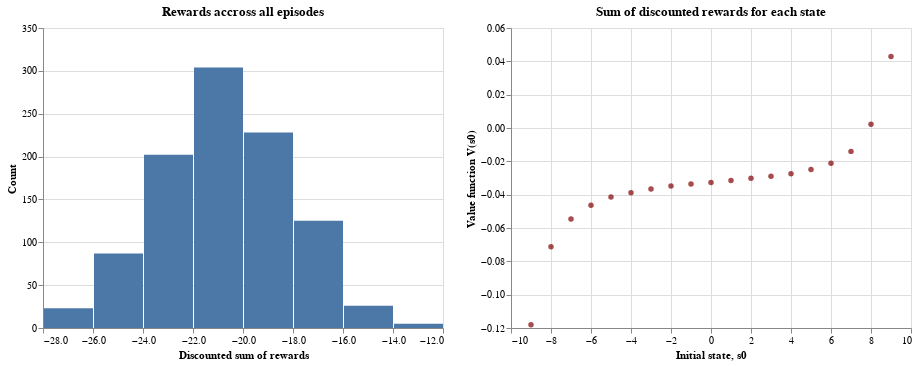

The notebook cell this image was saved under:
### Code cell
# Figures 2.2 and 2.3
driver.plot_fig_2_2(random_value_functions) | driver.plot_fig_2_3(random_policy_summary)

### Figure 1 — Vega-Lite specification as saved in the notebook (floating-point values rounded to 4 significant figures; data arrays with more than 128 entries replaced by an {"elided": "..."} marker saying what was removed)
{"config": {"view": {"continuousWidth": 400, "continuousHeight": 300}}, "hconcat": [{"data": {"name": "data-68c85183700be6d91ac51666e20bbd40"}, "mark": "bar", "encoding": {"x": {"bin": true, "field": "beta^t_reward", "title": "Discounted sum of rewards", "type": "quantitative"}, "y": {"aggregate": "count", "title": "Count", "type": "quantitative"}}, "title": "Rewards accross all episodes"}, {"data": {"name": "data-a520184a373f9632c913af7ca4be260e"}, "mark": {"type": "circle", "color": "maroon"}, "encoding": {"x": {"field": "initial_state", "title": "Initial state, s0", "type": "quantitative"}, "y": {"field": "mean", "title": "Value function V(s0)", "type": "quantitative"}}, "title": "Sum of discounted rewards for each state"}], "$schema": "https://vega.github.io/schema/vega-lite/v4.17.0.json", "datasets": {"data-68c85183700be6d91ac51666e20bbd40": {"elided": "1000 records"}, "data-a520184a373f9632c913af7ca4be260e": [{"initial_state": -9, "count": 1000, "mean": -0.1181, "std": 0.2623, "min": -1.0, "1%": -1.0, "5%": -1.0, "10%": -0.05, "25%": -0.04706, "50%": -0.03845, "75%": -0.02783, "90%": -0.02229, "95%": -0.02014, "99%": -0.01858, "max": 0.4457}, {"initial_state": -8, "count": 1000, "mean": -0.07118, "std": 0.1701, "min": -0.98, "1%": -0.98, "5%": -0.05, "10%": -0.049, "25%": -0.04612, "50%": -0.03768, "75%": -0.02783, "90%": -0.02184, "95%": -0.02014, "99%": -0.01858, "max": 0.5134}, {"initial_state": -7, "count": 1000, "mean": -0.05455, "std": 0.1251, "min": -0.9604, "1%": -0.8858, "5%": -0.05, "10%": -0.049, "25%": -0.04429, "50%": -0.03547, "75%": -0.02673, "90%": -0.0214, "95%": -0.02014, "99%": -0.01858, "max": 0.6158}, {"initial_state": -6, "count": 1000, "mean": -0.04635, "std": 0.09571, "min": -0.9412, "1%": -0.7093, "5%": -0.049, "10%": -0.04802, "25%": -0.04341, "50%": -0.03476, "75%": -0.02619, "90%": -0.0214, "95%": -0.01974, "99%": -0.01858, "max": 0.6543}, {"initial_state": -5, "count": 1000, "mean": -0.04147, "std": 0.07731, "min": -0.9224, "1%": -0.5455, "5%": -0.049, "10%": -0.04706, "25%": -0.04254, "50%": -0.03338, "75%": -0.02567, "90%": -0.02097, "95%": -0.01974, "99%": -0.01858, "max": 0.6676}, {"initial_state": -4, "count": 1000, "mean": -0.03885, "std": 0.06495, "min": -0.9039, "1%": -0.3716, "5%": -0.049, "10%": -0.04706, "25%": -0.04169, "50%": -0.03338, "75%": -0.02567, "90%": -0.02097, "95%": -0.01974, "99%": -0.01858, "max": 0.6812}, {"initial_state": -3, "count": 1000, "mean": -0.03665, "std": 0.05711, "min": -0.8858, "1%": -0.05, "5%": -0.049, "10%": -0.04706, "25%": -0.04085, "50%": -0.03271, "75%": -0.02516, "90%": -0.02097, "95%": -0.01974, "99%": -0.01858, "max": 0.7847}, {"initial_state": -2, "count": 1000, "mean": -0.03485, "std": 0.05069, "min": -0.8681, "1%": -0.05, "5%": -0.049, "10%": -0.04612, "25%": -0.04085, "50%": -0.03206, "75%": -0.02465, "90%": -0.02097, "95%": -0.01974, "99%": -0.01858, "max": 0.8007}, {"initial_state": -1, "count": 1000, "mean": -0.03358, "std": 0.04811, "min": -0.8508, "1%": -0.05, "5%": -0.04802, "10%": -0.04612, "25%": -0.04085, "50%": -0.03206, "75%": -0.02465, "90%": -0.02097, "95%": -0.01974, "99%": -0.01858, "max": 0.7847}, {"initial_state": 0, "count": 1000, "mean": -0.03266, "std": 0.04813, "min": -0.8007, "1%": -0.05, "5%": -0.04802, "10%": -0.04612, "25%": -0.04085, "50%": -0.03206, "75%": -0.02465, "90%": -0.02097, "95%": -0.01974, "99%": -0.01858, "max": 0.8337}, {"initial_state": 1, "count": 1000, "mean": -0.03149, "std": 0.05024, "min": -0.8171, "1%": -0.05, "5%": -0.04802, "10%": -0.04612, "25%": -0.04085, "50%": -0.03206, "75%": -0.02465, "90%": -0.02097, "95%": -0.01935, "99%": -0.01858, "max": 0.8508}, {"initial_state": 2, "count": 1000, "mean": -0.03013, "std": 0.05319, "min": -0.769, "1%": -0.05, "5%": -0.04802, "10%": -0.04612, "25%": -0.04085, "50%": -0.03206, "75%": -0.02465, "90%": -0.02097, "95%": -0.01935, "99%": -0.01858, "max": 0.8337}, {"initial_state": 3, "count": 1000, "mean": -0.02894, "std": 0.06345, "min": -0.7536, "1%": -0.05, "5%": -0.049, "10%": -0.04612, "25%": -0.04085, "50%": -0.03271, "75%": -0.02516, "90%": -0.02097, "95%": -0.01935, "99%": -0.01858, "max": 0.8858}, {"initial_state": 4, "count": 1000, "mean": -0.02744, "std": 0.0723, "min": -0.7093, "1%": -0.05, "5%": -0.049, "10%": -0.04706, "25%": -0.04169, "50%": -0.03271, "75%": -0.02516, "90%": -0.02097, "95%": -0.01935, "99%": 0.3716, "max": 0.9039}, {"initial_state": 5, "count": 1000, "mean": -0.02487, "std": 0.08474, "min": -0.5914, "1%": -0.05, "5%": -0.049, "10%": -0.04706, "25%": -0.04169, "50%": -0.03338, "75%": -0.02516, "90%": -0.02097, "95%": -0.01935, "99%": 0.5455, "max": 0.9224}, {"initial_state": 6, "count": 1000, "mean": -0.02112, "std": 0.1042, "min": -0.6035, "1%": -0.05, "5%": -0.049, "10%": -0.04706, "25%": -0.04254, "50%": -0.03406, "75%": -0.02567, "90%": -0.02097, "95%": -0.01935, "99%": 0.7386, "max": 0.9412}, {"initial_state": 7, "count": 1000, "mean": -0.01403, "std": 0.1332, "min": -0.5455, "1%": -0.05, "5%": -0.049, "10%": -0.04802, "25%": -0.04341, "50%": -0.03476, "75%": -0.02567, "90%": -0.02055, "95%": -0.01896, "99%": 0.8858, "max": 0.9604}, {"initial_state": 8, "count": 1000, "mean": 0.002317, "std": 0.1829, "min": -0.4735, "1%": -0.05, "5%": -0.05, "10%": -0.04802, "25%": -0.04429, "50%": -0.03547, "75%": -0.02567, "90%": -0.02014, "95%": -0.01858, "99%": 0.98, "max": 0.98}, {"initial_state": 9, "count": 1000, "mean": 0.04287, "std": 0.2662, "min": -0.4281, "1%": -0.05, "5%": -0.049, "10%": -0.04802, "25%": -0.04429, "50%": -0.03476, "75%": -0.02465, "90%": -0.01896, "95%": 0.9604, "99%": 1.0, "max": 1.0}]}}
